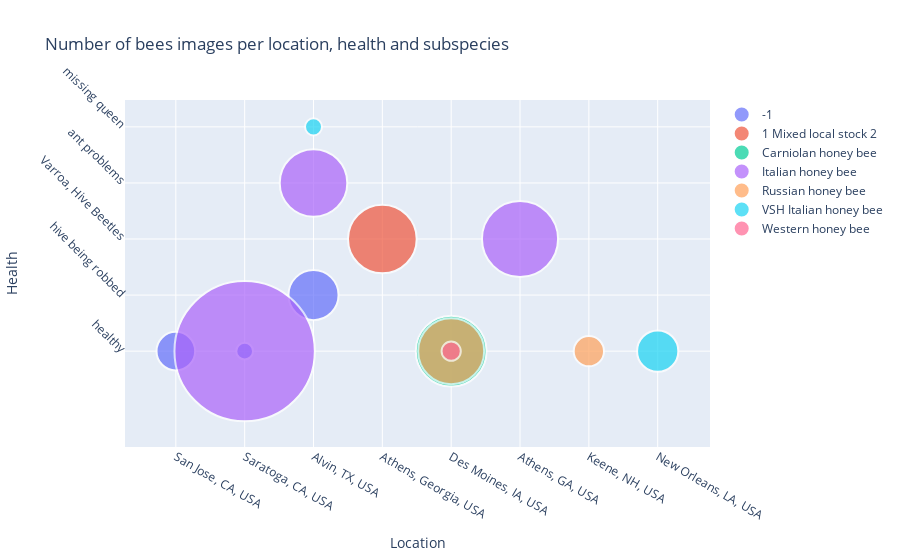

The notebook cell this image was saved under:
### Code cell
import plotly.graph_objs as go
from plotly.offline import iplot
tmp = bees_df.groupby(['health', 'location'])['subspecies'].value_counts()
df = pd.DataFrame(data={'Images': tmp.values}, index=tmp.index).reset_index()
hover_text = []
for index, row in df.iterrows():
    hover_text.append(('Subspecies: {}<br>'+
                      'Health: {}<br>'+
                      'Location: {}<br>'+
                      'Images: {}').format(row['subspecies'],
                                            row['health'],
                                            row['location'],
                                            row['Images']))
df['hover_text'] = hover_text
subspecies = (bees_df.groupby(['subspecies'])['subspecies'].nunique()).index
data = []
for subs in subspecies:
    dfL = df[df['subspecies']==subs]
    trace = go.Scatter(
        x = dfL['location'],y = dfL['health'],
        name=subs,
        marker=dict(
            symbol='circle',
            sizemode='area',
            sizeref=0.2,
            size=dfL['Images'],
            line=dict(
                width=2
            ),),
        mode = "markers",
        text=dfL['hover_text'],
    )
    data.append(trace)
    
layout = dict(title = 'Number of bees images per location, health and subspecies',
          xaxis = dict(title = 'Location', showticklabels=True), 
          yaxis = dict(title = 'Health', tickangle=45),
          hovermode = 'closest',
          height=500,
         )
fig = dict(data = data, layout = layout)
iplot(fig, filename='images-subspecies-health-location')

### Figure 1 — Plotly figure (JSON) as saved in the notebook; plotly's stock layout.template omitted (floating-point values rounded to 4 significant figures)
{"data": [{"marker": {"line": {"width": 2}, "size": [149, 28, 251], "sizemode": "area", "sizeref": 0.2, "symbol": "circle"}, "mode": "markers", "name": "-1", "text": ["Subspecies: -1<br>Health: healthy<br>Location: San Jose, CA, USA<br>Images: 149", "Subspecies: -1<br>Health: healthy<br>Location: Saratoga, CA, USA<br>Images: 28", "Subspecies: -1<br>Health: hive being robbed<br>Location: Alvin, TX, USA<br>Images: 251"], "type": "scatter", "visible": true, "x": ["San Jose, CA, USA", "Saratoga, CA, USA", "Alvin, TX, USA"], "y": ["healthy", "healthy", "hive being robbed"]}, {"marker": {"line": {"width": 2}, "size": [472], "sizemode": "area", "sizeref": 0.2, "symbol": "circle"}, "mode": "markers", "name": "1 Mixed local stock 2", "text": ["Subspecies: 1 Mixed local stock 2<br>Health: Varroa, Hive Beetles<br>Location: Athens, Georgia, USA<br>Images: 472"], "type": "scatter", "visible": true, "x": ["Athens, Georgia, USA"], "y": ["Varroa, Hive Beetles"]}, {"marker": {"line": {"width": 2}, "size": [501], "sizemode": "area", "sizeref": 0.2, "symbol": "circle"}, "mode": "markers", "name": "Carniolan honey bee", "text": ["Subspecies: Carniolan honey bee<br>Health: healthy<br>Location: Des Moines, IA, USA<br>Images: 501"], "type": "scatter", "visible": true, "x": ["Des Moines, IA, USA"], "y": ["healthy"]}, {"marker": {"line": {"width": 2}, "size": [579, 457, 1972], "sizemode": "area", "sizeref": 0.2, "symbol": "circle"}, "mode": "markers", "name": "Italian honey bee", "text": ["Subspecies: Italian honey bee<br>Health: Varroa, Hive Beetles<br>Location: Athens, GA, USA<br>Images: 579", "Subspecies: Italian honey bee<br>Health: ant problems<br>Location: Alvin, TX, USA<br>Images: 457", "Subspecies: Italian honey bee<br>Health: healthy<br>Location: Saratoga, CA, USA<br>Images: 1972"], "type": "scatter", "visible": true, "x": ["Athens, GA, USA", "Alvin, TX, USA", "Saratoga, CA, USA"], "y": ["Varroa, Hive Beetles", "ant problems", "healthy"]}, {"marker": {"line": {"width": 2}, "size": [435, 92], "sizemode": "area", "sizeref": 0.2, "symbol": "circle"}, "mode": "markers", "name": "Russian honey bee", "text": ["Subspecies: Russian honey bee<br>Health: healthy<br>Location: Des Moines, IA, USA<br>Images: 435", "Subspecies: Russian honey bee<br>Health: healthy<br>Location: Keene, NH, USA<br>Images: 92"], "type": "scatter", "visible": true, "x": ["Des Moines, IA, USA", "Keene, NH, USA"], "y": ["healthy", "healthy"]}, {"marker": {"line": {"width": 2}, "size": [170, 29], "sizemode": "area", "sizeref": 0.2, "symbol": "circle"}, "mode": "markers", "name": "VSH Italian honey bee", "text": ["Subspecies: VSH Italian honey bee<br>Health: healthy<br>Location: New Orleans, LA, USA<br>Images: 170", "Subspecies: VSH Italian honey bee<br>Health: missing queen<br>Location: Alvin, TX, USA<br>Images: 29"], "type": "scatter", "visible": true, "x": ["New Orleans, LA, USA", "Alvin, TX, USA"], "y": ["healthy", "missing queen"]}, {"marker": {"line": {"width": 2}, "size": [37], "sizemode": "area", "sizeref": 0.2, "symbol": "circle"}, "mode": "markers", "name": "Western honey bee", "text": ["Subspecies: Western honey bee<br>Health: healthy<br>Location: Des Moines, IA, USA<br>Images: 37"], "type": "scatter", "visible": true, "x": ["Des Moines, IA, USA"], "y": ["healthy"]}], "layout": {"autosize": true, "hovermode": "closest", "title": {"text": "Number of bees images per location, health and subspecies"}, "xaxis": {"autorange": true, "range": [-0.5931, 7.606], "showticklabels": true, "title": {"text": "Location"}, "type": "category"}, "yaxis": {"autorange": true, "range": [-2.245, 4.572], "tickangle": 45, "title": {"text": "Health"}, "type": "category"}}}
